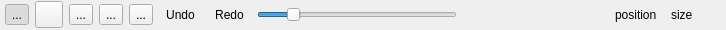
    <widget class="QFrame" name="statusBar">
     <property name="maximumSize">
      <size>
       <width>16777215</width>
       <height>30</height>
      </size>
     </property>
     <property name="accessibleName">
      <string>statusBar</string>
     </property>
     <property name="frameShape">
      <enum>QFrame::NoFrame</enum>
     </property>
     <property name="frameShadow">
      <enum>QFrame::Plain</enum>
     </property>
     <layout class="QHBoxLayout" name="horizontalLayout">
      <property name="leftMargin">
       <number>5</number>
      </property>
      <property name="topMargin">
       <number>1</number>
      </property>
      <property name="rightMargin">
       <number>5</number>
      </property>
      <property name="bottomMargin">
       <number>1</number>
      </property>
      <item>
       <widget class="QToolButton" name="menuB">
        <property name="toolTip">
         <string>Menu</string>
        </property>
        <property name="text">
         <string>...</string>
        </property>
        <property name="icon">
         <iconset resource="../icons.qrc">
          <normaloff>:/icons/menu.svg</normaloff>:/icons/menu.svg</iconset>
        </property>
        <property name="iconSize">
         <size>
          <width>20</width>
          <height>20</height>
         </size>
        </property>
        <property name="checkable">
         <bool>true</bool>
        </property>
        <property name="checked">
         <bool>true</bool>
        </property>
       </widget>
      </item>
      <item>
       <widget class="QToolButton" name="canvasB">
        <property name="toolTip">
         <string>Canvas</string>
        </property>
        <property name="icon">
         <iconset resource="../icons.qrc">
          <normaloff>:/icons/canvas.svg</normaloff>:/icons/canvas.svg</iconset>
        </property>
        <property name="iconSize">
         <size>
          <width>20</width>
          <height>20</height>
         </size>
        </property>
        <property name="checkable">
         <bool>true</bool>
        </property>
       </widget>
      </item>
      <item>
       <widget class="QToolButton" name="selectionB">
        <property name="toolTip">
         <string>Selection</string>
        </property>
        <property name="text">
         <string>...</string>
        </property>
        <property name="icon">
         <iconset resource="../icons.qrc">
          <normaloff>:/icons/fullscreen.svg</normaloff>:/icons/fullscreen.svg</iconset>
        </property>
        <property name="iconSize">
         <size>
          <width>20</width>
          <height>20</height>
         </size>
        </property>
        <property name="checkable">
         <bool>true</bool>
        </property>
       </widget>
      </item>
      <item>
       <widget class="QToolButton" name="toolsB">
        <property name="toolTip">
         <string>Tools</string>
        </property>
        <property name="text">
         <string>...</string>
        </property>
        <property name="icon">
         <iconset resource="../icons.qrc">
          <normaloff>:/icons/edit.svg</normaloff>:/icons/edit.svg</iconset>
        </property>
        <property name="iconSize">
         <size>
          <width>20</width>
          <height>20</height>
         </size>
        </property>
        <property name="checkable">
         <bool>true</bool>
        </property>
       </widget>
      </item>
      <item>
       <widget class="QToolButton" name="colorB">
        <property name="toolTip">
         <string>Color</string>
        </property>
        <property name="text">
         <string>...</string>
        </property>
        <property name="icon">
         <iconset resource="../icons.qrc">
          <normaloff>:/icons/color.svg</normaloff>:/icons/color.svg</iconset>
        </property>
        <property name="iconSize">
         <size>
          <width>20</width>
          <height>20</height>
         </size>
        </property>
        <property name="checkable">
         <bool>true</bool>
        </property>
       </widget>
      </item>
      <item>
       <widget class="QToolButton" name="undo">
        <property name="toolTip">
         <string>Undo</string>
        </property>
        <property name="text">
         <string>Undo</string>
        </property>
        <property name="toolButtonStyle">
         <enum>Qt::ToolButtonTextBesideIcon</enum>
        </property>
        <property name="autoRaise">
         <bool>true</bool>
        </property>
       </widget>
      </item>
      <item>
       <widget class="QToolButton" name="redo">
        <property name="toolTip">
         <string>Redo</string>
        </property>
        <property name="text">
         <string>Redo</string>
        </property>
        <property name="toolButtonStyle">
         <enum>Qt::ToolButtonTextBesideIcon</enum>
        </property>
        <property name="autoRaise">
         <bool>true</bool>
        </property>
       </widget>
      </item>
      <item>
       <widget class="QSlider" name="toolSize">
        <property name="sizePolicy">
         <sizepolicy hsizetype="Preferred" vsizetype="Fixed">
          <horstretch>0</horstretch>
          <verstretch>0</verstretch>
         </sizepolicy>
        </property>
        <property name="minimumSize">
         <size>
          <width>200</width>
          <height>0</height>
         </size>
        </property>
        <property name="toolTip">
         <string>Tool Size</string>
        </property>
        <property name="minimum">
         <number>1</number>
        </property>
        <property name="maximum">
         <number>20</number>
        </property>
        <property name="value">
         <number>4</number>
        </property>
        <property name="orientation">
         <enum>Qt::Horizontal</enum>
        </property>
       </widget>
      </item>
      <item>
       <spacer name="horizontalSpacer">
        <property name="orientation">
         <enum>Qt::Horizontal</enum>
        </property>
        <property name="sizeHint" stdset="0">
         <size>
          <width>40</width>
          <height>20</height>
         </size>
        </property>
       </spacer>
      </item>
      <item>
       <widget class="QLabel" name="pColorPreviewLabel">
        <property name="minimumSize">
         <size>
          <width>50</width>
          <height>20</height>
         </size>
        </property>
        <property name="maximumSize">
         <size>
          <width>100</width>
          <height>20</height>
         </size>
        </property>
        <property name="text">
         <string/>
        </property>
       </widget>
      </item>
      <item>
       <widget class="QLabel" name="pColorRGBLabel">
        <property name="minimumSize">
         <size>
          <width>50</width>
          <height>20</height>
         </size>
        </property>
        <property name="maximumSize">
         <size>
          <width>100</width>
          <height>20</height>
         </size>
        </property>
        <property name="text">
         <string/>
        </property>
       </widget>
      </item>
      <item>
       <widget class="QLabel" name="mPosLabel">
        <property name="minimumSize">
         <size>
          <width>50</width>
          <height>20</height>
         </size>
        </property>
        <property name="maximumSize">
         <size>
          <width>100</width>
          <height>20</height>
         </size>
        </property>
        <property name="text">
         <string>position</string>
        </property>
       </widget>
      </item>
      <item>
       <widget class="QLabel" name="mSizeLabel">
        <property name="minimumSize">
         <size>
          <width>50</width>
          <height>20</height>
         </size>
        </property>
        <property name="maximumSize">
         <size>
          <width>100</width>
          <height>20</height>
         </size>
        </property>
        <property name="text">
         <string>size</string>
        </property>
       </widget>
      </item>
     </layout>
    </widget>
